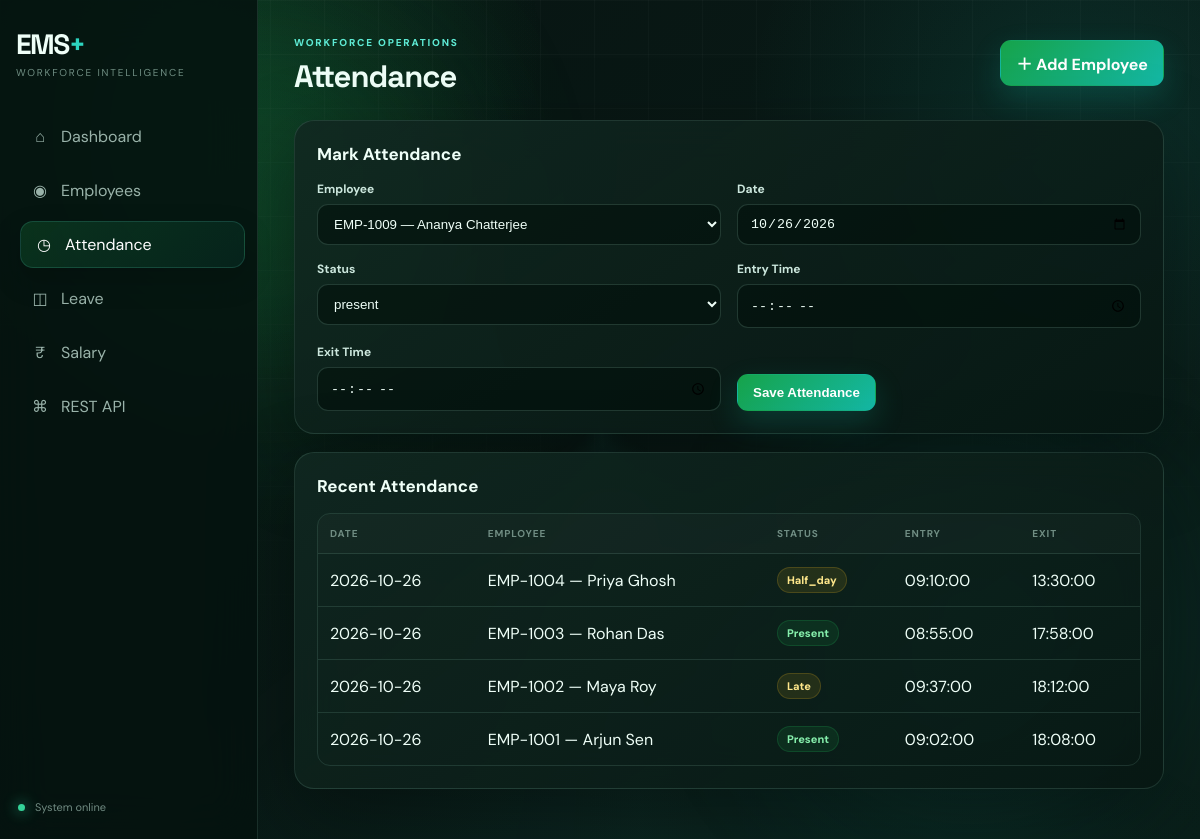
Screenshot of /attendance.php with the database file from the repository.
### tables this page shows
CREATE TABLE IF NOT EXISTS attendance (
 id BIGINT UNSIGNED AUTO_INCREMENT PRIMARY KEY,
 employee_id INT UNSIGNED NOT NULL,
 attendance_date DATE NOT NULL,
 status ENUM('present','absent','late','half_day','leave') NOT NULL,
 entry_time TIME NULL,
 exit_time TIME NULL,
 created_at TIMESTAMP DEFAULT CURRENT_TIMESTAMP,
 UNIQUE KEY uq_employee_date(employee_id,attendance_date),
 INDEX idx_attendance_date(attendance_date),
 FOREIGN KEY(employee_id) REFERENCES employees(id) ON DELETE CASCADE
);

CREATE TABLE IF NOT EXISTS employees (
 id INT UNSIGNED AUTO_INCREMENT PRIMARY KEY,
 employee_code VARCHAR(30) NOT NULL UNIQUE,
 name VARCHAR(120) NOT NULL,
 email VARCHAR(150) NOT NULL UNIQUE,
 phone VARCHAR(20) NOT NULL,
 department VARCHAR(100) NOT NULL,
 designation VARCHAR(100) NOT NULL,
 joining_date DATE NOT NULL,
 basic_salary DECIMAL(12,2) NOT NULL DEFAULT 0,
 status ENUM('active','inactive') NOT NULL DEFAULT 'active',
 address VARCHAR(255) DEFAULT NULL,
 city VARCHAR(100) DEFAULT NULL,
 created_at TIMESTAMP DEFAULT CURRENT_TIMESTAMP,
 updated_at TIMESTAMP DEFAULT CURRENT_TIMESTAMP ON UPDATE CURRENT_TIMESTAMP,
 INDEX idx_department(department), INDEX idx_status(status), INDEX idx_joining_date(joining_date)
);

### config/bootstrap.php (called while the page is built, shortened)
<?php
require_once __DIR__ . '/../classes/Attendance.php';
function e(mixed $value): string { return htmlspecialchars((string)($value ?? ''), ENT_QUOTES, 'UTF-8'); }

### classes/Attendance.php (called while the page is built, shortened)
<?php
class Attendance {
 public function recent(int $limit=15): array { $limit=max(1,min(100,$limit)); return $this->db->query('SELECT a.*,e.employee_code,e.name FROM attendance a JOIN employees e ON e.id=a.employee_id ORDER BY a.attendance_date DESC,a.id DESC LIMIT '.$limit)->fetch_all(MYSQLI_ASSOC); }
}

### public/attendance.php (the view)
<?php $title='Attendance'; require_once __DIR__.'/../partials/header.php'; $db=new Database(); $conn=$db->getConnection(); $employees=$conn->query("SELECT id,employee_code,name FROM employees WHERE status='active' ORDER BY name")->fetch_all(MYSQLI_ASSOC); $a=new Attendance($conn); $error=''; if($_SERVER['REQUEST_METHOD']==='POST'){try{verify_csrf($_POST['csrf_token']??null);$a->save((int)$_POST['employee_id'],$_POST['attendance_date'],$_POST['status'],$_POST['entry_time']?:null,$_POST['exit_time']?:null);redirect('attendance.php');}catch(Throwable $e){$error=$e->getMessage() ?: 'Unable to save attendance.';}} $rows=$a->recent(); ?>
<section class="panel"><?php if($error):?><div class="alert"><?=e($error)?></div><?php endif;?><div class="panel-head"><h2>Mark Attendance</h2></div><form method="post" class="form-grid"><input type="hidden" name="csrf_token" value="<?=e(csrf_token())?>"><div class="field"><label>Employee</label><select class="select" name="employee_id" required><?php foreach($employees as $e):?><option value="<?=$e['id']?>"><?=e($e['employee_code'].' — '.$e['name'])?></option><?php endforeach;?></select></div><div class="field"><label>Date</label><input class="input" type="date" name="attendance_date" value="<?=date('Y-m-d')?>" required></div><div class="field"><label>Status</label><select class="select" name="status"><option>present</option><option>absent</option><option>late</option><option>half_day</option><option>leave</option></select></div><div class="field"><label>Entry Time</label><input class="input" type="time" name="entry_time"></div><div class="field"><label>Exit Time</label><input class="input" type="time" name="exit_time"></div><div style="align-self:end"><button class="btn btn-primary">Save Attendance</button></div></form></section><section class="panel"><div class="panel-head"><h2>Recent Attendance</h2></div><div class="table-wrap"><table class="table"><thead><tr><th>Date</th><th>Employee</th><th>Status</th><th>Entry</th><th>Exit</th></tr></thead><tbody><?php foreach($rows as $r):?><tr><td><?=e($r['attendance_date'])?></td><td><?=e($r['employee_code'].' — '.$r['name'])?></td><td><span class="badge <?=e($r['status'])?>"><?=e($r['status'])?></span></td><td><?=e($r['entry_time'])?></td><td><?=e($r['exit_time'])?></td></tr><?php endforeach;?></tbody></table></div></section><?php require_once __DIR__.'/../partials/footer.php'; ?>

### public/assets/css/app.css (style rules this page uses)
:root { --bg:#071311;--bg2:#0b1f1a;--surface:rgba(13,30,25,.82);--surface2:rgba(18,40,33,.92);--ink:#effff8;--muted:#91aaa1;--line:rgba(159,220,198,.14);--primary:#22c55e;--primary2:#14b8a6;--cyan:#2dd4bf;--success:#34d399;--danger:#fb7185;--warning:#fbbf24;--shadow:0 26px 80px rgba(0,0,0,.35);font-family:"DM Sans",system-ui,sans-serif }
* { box-sizing:border-box }
html { scroll-behavior:smooth }
body { margin:0;min-height:100vh;color:var(--ink);background:radial-gradient(circle at 15% 5%,rgba(34,197,94,.16),transparent 28%),radial-gradient(circle at 90% 15%,rgba(20,184,166,.13),transparent 26%),linear-gradient(135deg,var(--bg),var(--bg2));overflow-x:hidden }
body:after { content:"";position:fixed;inset:0;pointer-events:none;background-image:linear-gradient(rgba(255,255,255,.025) 1px,transparent 1px),linear-gradient(90deg,rgba(255,255,255,.025) 1px,transparent 1px);background-size:54px 54px;mask-image:linear-gradient(to bottom,black,transparent 82%);z-index:-3 }
.card,.panel { background:linear-gradient(145deg,rgba(17,40,33,.9),rgba(7,22,18,.84));border:1px solid var(--line);border-radius:20px;box-shadow:var(--shadow);backdrop-filter:blur(20px) }
.panel { padding:22px;margin-top:18px;animation:rise .5s ease both }
.panel-head { display:flex;justify-content:space-between;align-items:center;margin-bottom:16px;gap:12px }
.panel h2 { font-size:17px;margin:0 }
.btn { display:inline-flex;align-items:center;justify-content:center;border:1px solid transparent;border-radius:11px;padding:10px 15px;font-weight:700;cursor:pointer;transition:.22s;white-space:nowrap }
.btn-primary { background:linear-gradient(135deg,#16a34a,#14b8a6);color:#fff;box-shadow:0 12px 30px rgba(20,184,166,.2) }
.input,.select,.textarea { width:100%;border:1px solid rgba(159,220,198,.18);border-radius:11px;padding:11px 12px;background:rgba(3,16,12,.58);color:var(--ink);outline:none;transition:.2s }
.input::placeholder { color:#627d73 }
.select option { background:#10251f;color:#fff }
.form-grid { display:grid;grid-template-columns:repeat(2,1fr);gap:16px }
.field label { display:block;font-size:12px;font-weight:700;margin:0 0 7px;color:#cce7dd }
.table-wrap { overflow:auto;border:1px solid var(--line);border-radius:13px }
.table { width:100%;border-collapse:collapse }
.table th,.table td { text-align:left;padding:13px 12px;border-bottom:1px solid var(--line);white-space:nowrap }
.table tr:last-child td { border-bottom:0 }
.table tbody tr { transition:.2s }
.table th { font-size:10px;text-transform:uppercase;color:#708d83;letter-spacing:.9px;background:rgba(255,255,255,.02) }
.badge { display:inline-block;padding:5px 9px;border-radius:999px;font-size:11px;font-weight:800;text-transform:capitalize;border:1px solid transparent }
.badge.active,.badge.present,.badge.approved { background:rgba(34,197,94,.1);color:#86efac;border-color:rgba(34,197,94,.18) }
.badge.late,.badge.pending,.badge.half_day { background:rgba(251,191,36,.1);color:#fde68a;border-color:rgba(251,191,36,.18) }

### rows the page displays
attendance: attendance_date "2026-10-26", employee.name "EMP-1004 — Priya Ghosh", status "Half_day", entry_time "09:10:00", exit_time "13:30:00"
attendance: attendance_date "2026-10-26", employee.name "EMP-1003 — Rohan Das", status "Present", entry_time "08:55:00", exit_time "17:58:00"
attendance: attendance_date "2026-10-26", employee.name "EMP-1002 — Maya Roy", status "Late", entry_time "09:37:00", exit_time "18:12:00"
attendance: attendance_date "2026-10-26", employee.name "EMP-1001 — Arjun Sen", status "Present", entry_time "09:02:00", exit_time "18:08:00"

### other values shown
$title "Attendance"
form field employee_id "EMP-1009 — Ananya Chatterjee"
